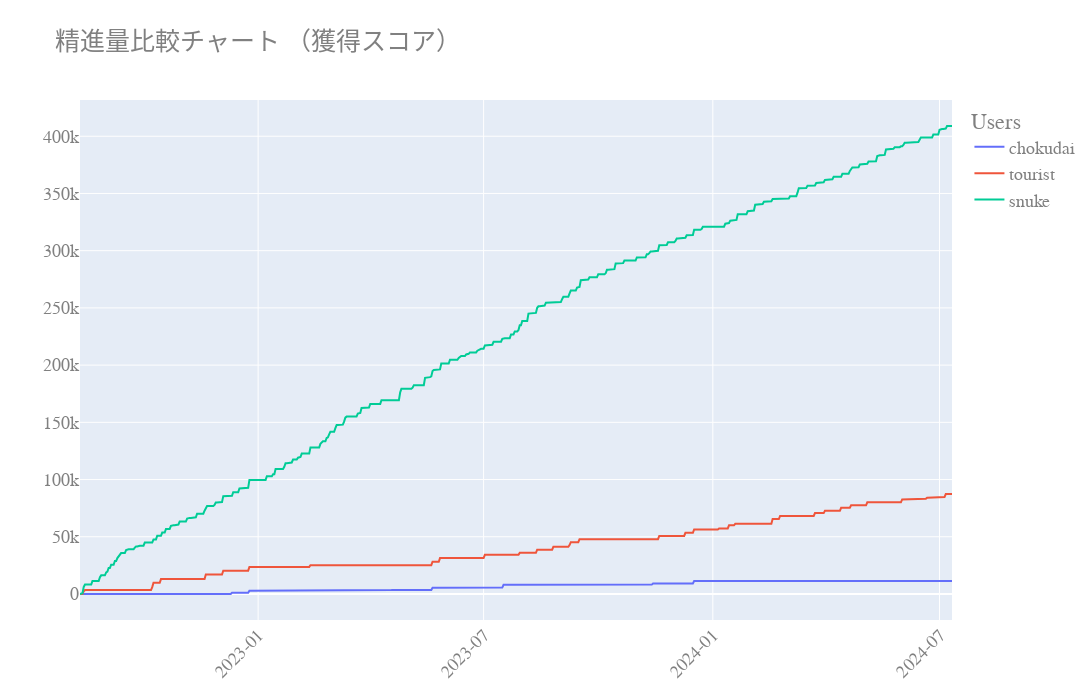

Source (notebook cell):
### Markdown cell above
## チャートの描画

### Code cell
# @title 設定 { display-mode: "form" }

UserID = "chokudai" # @param {type:"string"}
RaivalID = "tourist, snuke" #@param {type:"string"}
Period = 700 #@param {type:"slider", min:10, max:365, step:5}
Mode = "獲得スコア" #@param ["獲得スコア", "AC数"]

users = [UserID] + RaivalID.replace(" ", "").split(",")

draw_chart(users, Period, kind=Mode)

### Figure 1 — Plotly figure (JSON) as saved in the notebook; plotly's stock layout.template omitted (floating-point values rounded to 4 significant figures; data arrays with more than 128 entries replaced by an {"elided": "..."} marker saying what was removed)
{"data": [{"hoverlabel": {"font": {"color": "white"}}, "hovertemplate": "%{text}", "mode": "lines", "name": "chokudai", "text": {"elided": "701 str values"}, "type": "scatter", "x": {"elided": "701 str values"}, "y": {"elided": "701 int values"}}, {"hoverlabel": {"font": {"color": "white"}}, "hovertemplate": "%{text}", "mode": "lines", "name": "tourist", "text": {"elided": "701 str values"}, "type": "scatter", "x": {"elided": "701 str values"}, "y": {"elided": "701 int values"}}, {"hoverlabel": {"font": {"color": "white"}}, "hovertemplate": "%{text}", "mode": "lines", "name": "snuke", "text": {"elided": "701 str values"}, "type": "scatter", "x": {"elided": "701 str values"}, "y": {"elided": "701 int values"}}], "layout": {"font": {"color": "Gray", "family": "Courier New, monospace", "size": 18}, "height": 700, "legend": {"title": {"text": "Users"}}, "title": {"text": "精進量比較チャート （獲得スコア）"}, "width": 1200, "xaxis": {"dtick": "M6", "tickangle": -45, "tickformat": "%Y-%m"}}}
